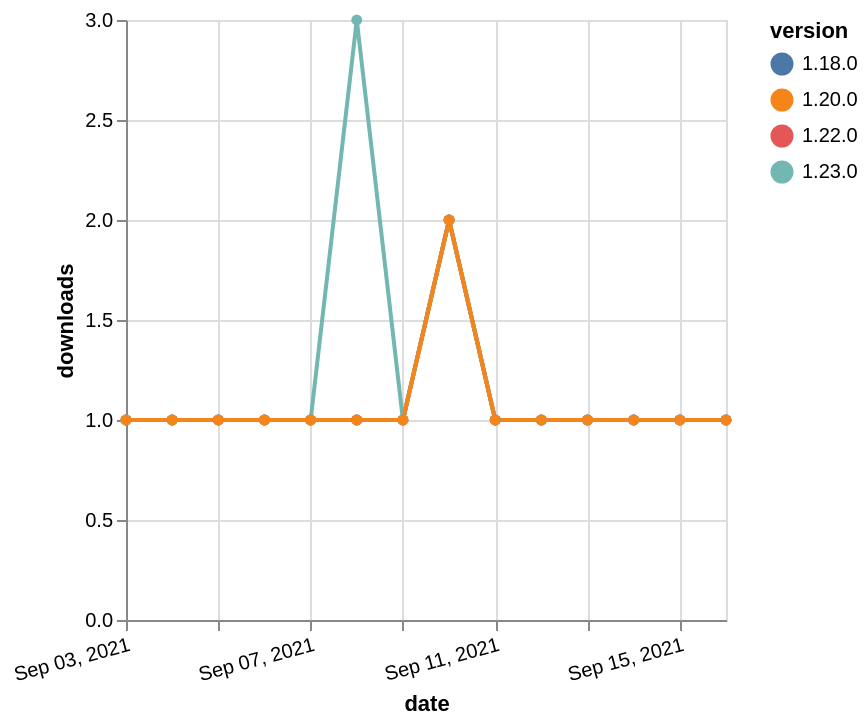

The specification (Vega-Lite) saved for this image:
### Vega-Lite specification from a JSON file in a GitHub repository (floating-point values rounded to 4 significant figures)
{"$schema": "https://vega.github.io/schema/vega-lite/v5.json", "description": "A simple bar chart with embedded data.", "data": {"values": [{"date": "2021-09-03", "total": 250, "delta": 1, "version": "1.18.0"}, {"date": "2021-09-04", "total": 251, "delta": 1, "version": "1.18.0"}, {"date": "2021-09-05", "total": 252, "delta": 1, "version": "1.18.0"}, {"date": "2021-09-06", "total": 253, "delta": 1, "version": "1.18.0"}, {"date": "2021-09-07", "total": 254, "delta": 1, "version": "1.18.0"}, {"date": "2021-09-08", "total": 255, "delta": 1, "version": "1.18.0"}, {"date": "2021-09-09", "total": 256, "delta": 1, "version": "1.18.0"}, {"date": "2021-09-10", "total": 258, "delta": 2, "version": "1.18.0"}, {"date": "2021-09-11", "total": 259, "delta": 1, "version": "1.18.0"}, {"date": "2021-09-12", "total": 260, "delta": 1, "version": "1.18.0"}, {"date": "2021-09-13", "total": 261, "delta": 1, "version": "1.18.0"}, {"date": "2021-09-14", "total": 262, "delta": 1, "version": "1.18.0"}, {"date": "2021-09-15", "total": 263, "delta": 1, "version": "1.18.0"}, {"date": "2021-09-16", "total": 264, "delta": 1, "version": "1.18.0"}, {"date": "2021-09-03", "total": 189, "delta": 1, "version": "1.22.0"}, {"date": "2021-09-04", "total": 190, "delta": 1, "version": "1.22.0"}, {"date": "2021-09-05", "total": 191, "delta": 1, "version": "1.22.0"}, {"date": "2021-09-06", "total": 192, "delta": 1, "version": "1.22.0"}, {"date": "2021-09-07", "total": 193, "delta": 1, "version": "1.22.0"}, {"date": "2021-09-08", "total": 194, "delta": 1, "version": "1.22.0"}, {"date": "2021-09-09", "total": 195, "delta": 1, "version": "1.22.0"}, {"date": "2021-09-10", "total": 197, "delta": 2, "version": "1.22.0"}, {"date": "2021-09-11", "total": 198, "delta": 1, "version": "1.22.0"}, {"date": "2021-09-12", "total": 199, "delta": 1, "version": "1.22.0"}, {"date": "2021-09-13", "total": 200, "delta": 1, "version": "1.22.0"}, {"date": "2021-09-14", "total": 201, "delta": 1, "version": "1.22.0"}, {"date": "2021-09-15", "total": 202, "delta": 1, "version": "1.22.0"}, {"date": "2021-09-16", "total": 203, "delta": 1, "version": "1.22.0"}, {"date": "2021-09-03", "total": 167, "delta": 1, "version": "1.23.0"}, {"date": "2021-09-04", "total": 168, "delta": 1, "version": "1.23.0"}, {"date": "2021-09-05", "total": 169, "delta": 1, "version": "1.23.0"}, {"date": "2021-09-06", "total": 170, "delta": 1, "version": "1.23.0"}, {"date": "2021-09-07", "total": 171, "delta": 1, "version": "1.23.0"}, {"date": "2021-09-08", "total": 174, "delta": 3, "version": "1.23.0"}, {"date": "2021-09-09", "total": 175, "delta": 1, "version": "1.23.0"}, {"date": "2021-09-10", "total": 177, "delta": 2, "version": "1.23.0"}, {"date": "2021-09-11", "total": 178, "delta": 1, "version": "1.23.0"}, {"date": "2021-09-12", "total": 179, "delta": 1, "version": "1.23.0"}, {"date": "2021-09-13", "total": 180, "delta": 1, "version": "1.23.0"}, {"date": "2021-09-14", "total": 181, "delta": 1, "version": "1.23.0"}, {"date": "2021-09-15", "total": 182, "delta": 1, "version": "1.23.0"}, {"date": "2021-09-16", "total": 183, "delta": 1, "version": "1.23.0"}, {"date": "2021-09-03", "total": 202, "delta": 1, "version": "1.20.0"}, {"date": "2021-09-04", "total": 203, "delta": 1, "version": "1.20.0"}, {"date": "2021-09-05", "total": 204, "delta": 1, "version": "1.20.0"}, {"date": "2021-09-06", "total": 205, "delta": 1, "version": "1.20.0"}, {"date": "2021-09-07", "total": 206, "delta": 1, "version": "1.20.0"}, {"date": "2021-09-08", "total": 207, "delta": 1, "version": "1.20.0"}, {"date": "2021-09-09", "total": 208, "delta": 1, "version": "1.20.0"}, {"date": "2021-09-10", "total": 210, "delta": 2, "version": "1.20.0"}, {"date": "2021-09-11", "total": 211, "delta": 1, "version": "1.20.0"}, {"date": "2021-09-12", "total": 212, "delta": 1, "version": "1.20.0"}, {"date": "2021-09-13", "total": 213, "delta": 1, "version": "1.20.0"}, {"date": "2021-09-14", "total": 214, "delta": 1, "version": "1.20.0"}, {"date": "2021-09-15", "total": 215, "delta": 1, "version": "1.20.0"}, {"date": "2021-09-16", "total": 216, "delta": 1, "version": "1.20.0"}]}, "width": "container", "mark": {"type": "line", "point": {"filled": true}}, "encoding": {"x": {"field": "date", "type": "temporal", "timeUnit": "yearmonthdate", "title": "date", "axis": {"labelAngle": -15}}, "y": {"field": "delta", "type": "quantitative", "title": "downloads"}, "color": {"field": "version", "type": "nominal"}, "tooltip": {"field": "delta"}}}
